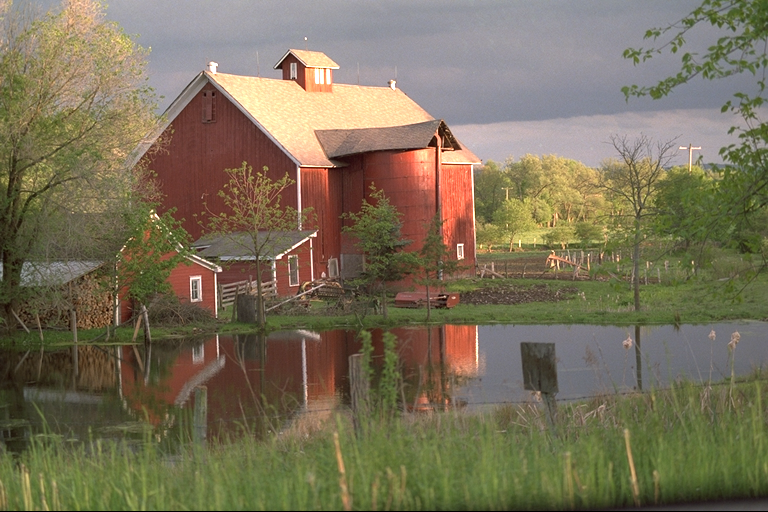
#> input picture data/2.png, 768 x 512 px, found by its file name; its folder holds only this picture in this run
$ python DCT-Block.py
#> lines starting #> are read from the running program, lines starting #| are printed output that depends on the picture
import os
import cv2
import numpy as np
from scipy.fftpack import dct

# =======================
# Configuration (Relative Paths)
# =======================

INPUT_DIR = r"..\data"
OUTPUT_DIR = r"..\results\dct_blocks_csv"

BLOCK_SIZES = [8, 16, 32, 64]

os.makedirs(OUTPUT_DIR, exist_ok=True)

# =======================
# DCT Functions
# =======================

def dct2(block):
    """
    Apply 2D DCT (Type-II) with orthonormal normalization
    """
    return dct(dct(block.T, norm='ortho').T, norm='ortho')


# =======================
# Main Processing
# =======================

for filename in os.listdir(INPUT_DIR):
    if not filename.lower().endswith(('.png', '.jpg', '.jpeg', '.bmp', '.tif')):
        continue

    img_path = os.path.join(INPUT_DIR, filename)

    # Load color image
    img_bgr = cv2.imread(img_path)
#> img_bgr is the input picture: shape (512, 768, 3); mean B, G, R 88.7, 112.4, 121.8
    if img_bgr is None:
        print(f"Failed to load image: {filename}")
        continue

    # Convert to YCbCr (OpenCV uses YCrCb)
    img_ycbcr = cv2.cvtColor(img_bgr, cv2.COLOR_BGR2YCrCb)
#> img_ycbcr: shape (512, 768, 3); mean of channels 0, 1, 2 112.5, 134.6, 114.6

    h, w, _ = img_ycbcr.shape
#> h = 512; w = 768

    for n in BLOCK_SIZES:

        assert h % n == 0 and w % n == 0, \
            f"Image size not divisible by n={n}"

        # Process each channel independently
        for ch_idx, ch_name in enumerate(["Y", "Cr", "Cb"]):

            channel = img_ycbcr[:, :, ch_idx]
            dct_image = np.zeros_like(channel, dtype=np.float32)

            for i in range(0, h, n):
                for j in range(0, w, n):
                    block = channel[i:i+n, j:j+n]
                    dct_block = dct2(block)
                    dct_image[i:i+n, j:j+n] = dct_block

            base_name = os.path.splitext(filename)[0]
            out_name = f"{base_name}-{n}-{ch_name}-block.csv"
            out_path = os.path.join(OUTPUT_DIR, out_name)

            np.savetxt(out_path, dct_image, delimiter=",")

            print(f"Saved: {out_name}")
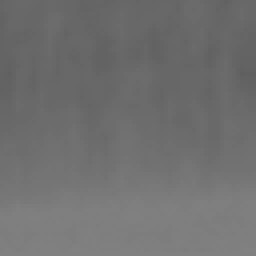
#> block: shape (64, 64) (shown 4 times larger); min 95, max 129, mean 111.7
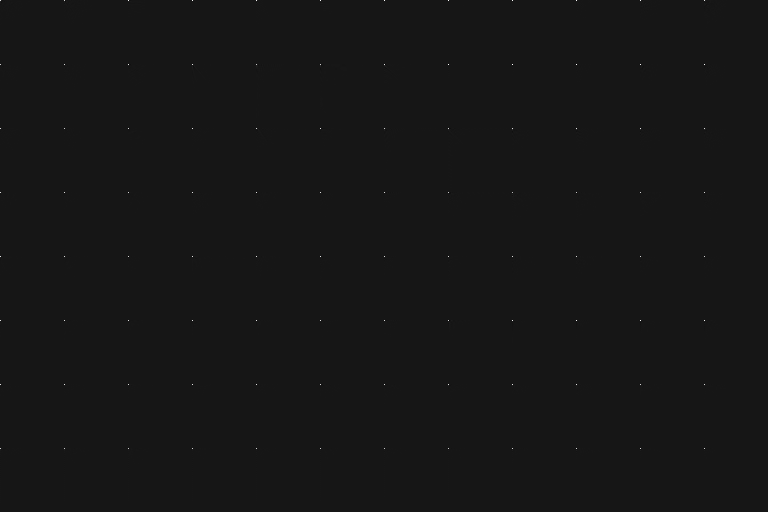
#> dct_image: shape (512, 768) float32; min -834.1, max 8511.8, mean 1.8; drawn with min black and max white

print("Block-wise DCT processing completed for all n and channels.")

$ run again, on data/3.png
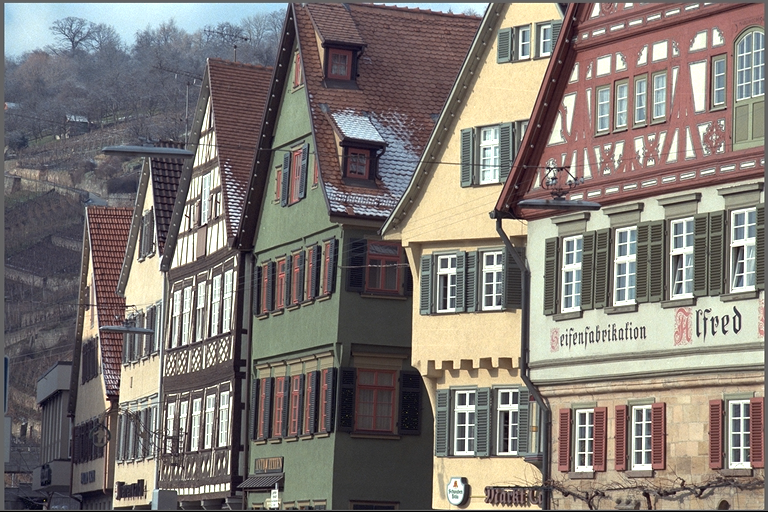
#> input picture data/3.png, 768 x 512 px, found by its file name
#> img_bgr is the input picture: shape (512, 768, 3); mean B, G, R 116, 121.1, 128
#> img_ycbcr: shape (512, 768, 3); mean of channels 0, 1, 2 122.6, 131.8, 124.3
#> after the loop `for n in BLOCK_SIZES:`:
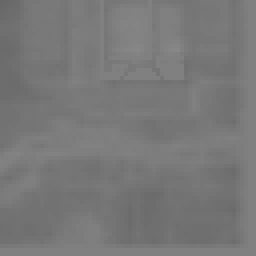
#> block: shape (64, 64) (shown 4 times larger); min 103, max 136, mean 120
